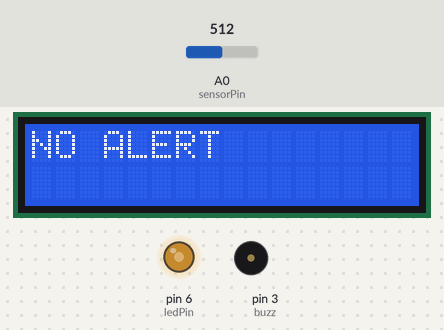
Bench run of a sketch on a simulated Arduino Uno, built with avr-gcc and run on an emulated ATmega328P. On the bench: 16×2 character LCD, output pins drawn as LEDs (lit = HIGH), buzzer (waves = sounding, pin HIGH). Inputs (shaded band) come from the test bench; at power-on: A0 (sensorPin) = 512. What the sketch prints to the serial monitor is not drawn.

Above: at 2.2 s.
2.3 s: A0 (sensorPin) set to 671
At 4.6 s:
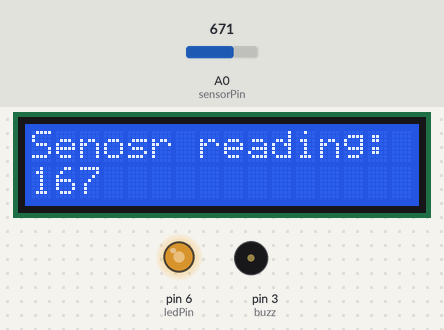
8.6 s: A0 (sensorPin) set to 699
At 11.6 s:
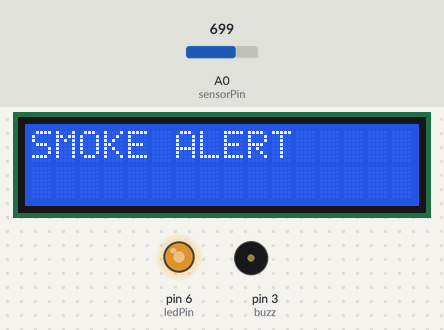
16.3 s: A0 (sensorPin) set to 745
At 19.9 s:
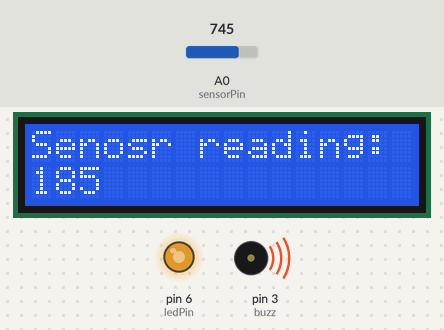
22.8 s: A0 (sensorPin) set to 787
At 25.6 s:
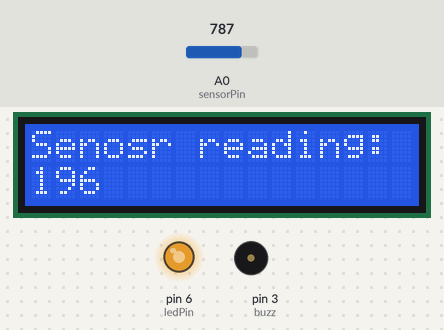
30.5 s: A0 (sensorPin) set to 817
At 33.2 s:
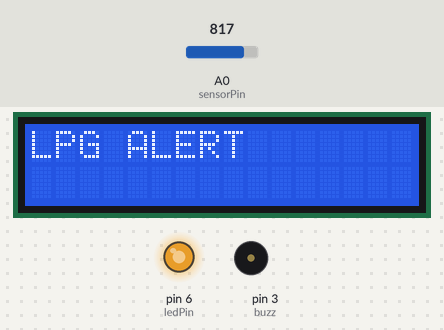
37.9 s: A0 (sensorPin) set to 306
At 41.3 s:
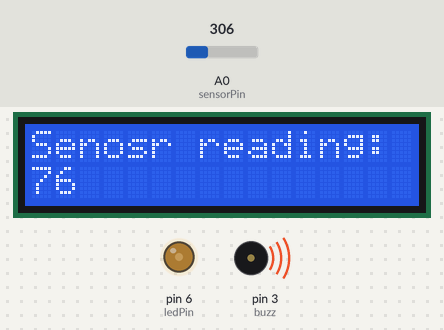
Timing chart, 0 to 45.0 s (numbered marks = the images above; inputs shaded):
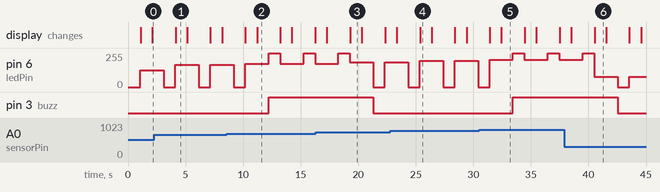

The sketch:

miniproject.ino
```cpp
#define ledPin 6
#define buzz 3
#include "LiquidCrystal_I2C.h"

LiquidCrystal_I2C lcd(0x3F, 16, 2);

#define sensorPin A0


void setup() {

  Serial.begin(9600);

  pinMode(ledPin, OUTPUT);
   pinMode(buzz, OUTPUT);

  digitalWrite(ledPin, LOW);
  lcd.init();
  lcd.backlight();
  lcd.print("HAZARD MONITORING");
  delay(1000);

}


void loop() {
  int sensor = readSensor();
  Serial.print("Analog output: ");
 lcd.clear();

 lcd.setCursor(0,0);
 lcd.print("Senosr reading:");
 lcd.setCursor(0,1);
 lcd.print(sensor);
 delay(1000);

  Serial.println(sensor);
  if(sensor>= 170 && sensor<=180 )
  {
    Serial.println("Alert fo smoke");
    lcd.clear();
    lcd.print("SMOKE ALERT");
    delay(1000);

    digitalWrite(6, HIGH);
    digitalWrite(3, HIGH);
    delay(500);
  }
  else if(sensor>= 100 && sensor<=110 )
  {
    Serial.println("Alert for Co2");
    lcd.clear();
    lcd.print("CO2 ALERT");
    delay(1000);
    digitalWrite(6, HIGH);
    digitalWrite(3, HIGH);
    delay(500);
  }
   else if(sensor>= 200 && sensor<=230 )
  {
    Serial.println("Alert for LPG");
    lcd.clear();
    lcd.print("LPG ALERT");
    delay(1000);
    digitalWrite(6, HIGH);
    digitalWrite(3, HIGH);
    delay(500);
  }
  else{
  Serial.println("no alert");
  lcd.clear();
    lcd.print("NO ALERT");
    delay(1000);
   digitalWrite(6, LOW);
   digitalWrite(3, LOW);
    delay(500);
  }
  delay(500);

}


//  This function returns the analog data to calling function

int readSensor() {

  unsigned int sensorValue = analogRead(sensorPin);  // Read the analog value from sensor

  unsigned int outputValue = map(sensorValue, 0, 1023, 0, 255); // map the 10-bit data to 8-bit data


  if (outputValue > 65)

    analogWrite(ledPin, outputValue); // generate PWM signal


  else

    digitalWrite(ledPin, LOW);

  return outputValue;             // Return analog moisture value

}
```

Measured:
- the behaviour switches between 681 and 682 on A0 (sensorPin) (found by bisection; images 1 and 2)
- the behaviour switches between 726 and 727 on A0 (sensorPin) (found by bisection; images 2 and 3)
- the behaviour switches between 802 and 803 on A0 (sensorPin) (found by bisection; images 4 and 5)
- after the input at 2.3 s, the display: changes after 1.8 s (image 1)
- after the input at 8.6 s, pin 3 (buzz): LOW → HIGH after 3.6 s; the display: first changes after 1.6 s (image 2 shows a later state)
- after the input at 16.3 s, pin 3 (buzz): HIGH → LOW after 5.0 s; the display: first differs from a run without the input after 3.0 s (image 3)
- after the input at 22.8 s, the display: first differs from a run without the input after 2.6 s (image 4)
- after the input at 30.5 s, pin 3 (buzz): LOW → HIGH after 2.9 s; the display: first changes after 0.93 s (image 5 shows a later state)
- after the input at 37.9 s, pin 3 (buzz): HIGH → LOW after 4.6 s; the display: first differs from a run without the input after 2.6 s (image 6)
